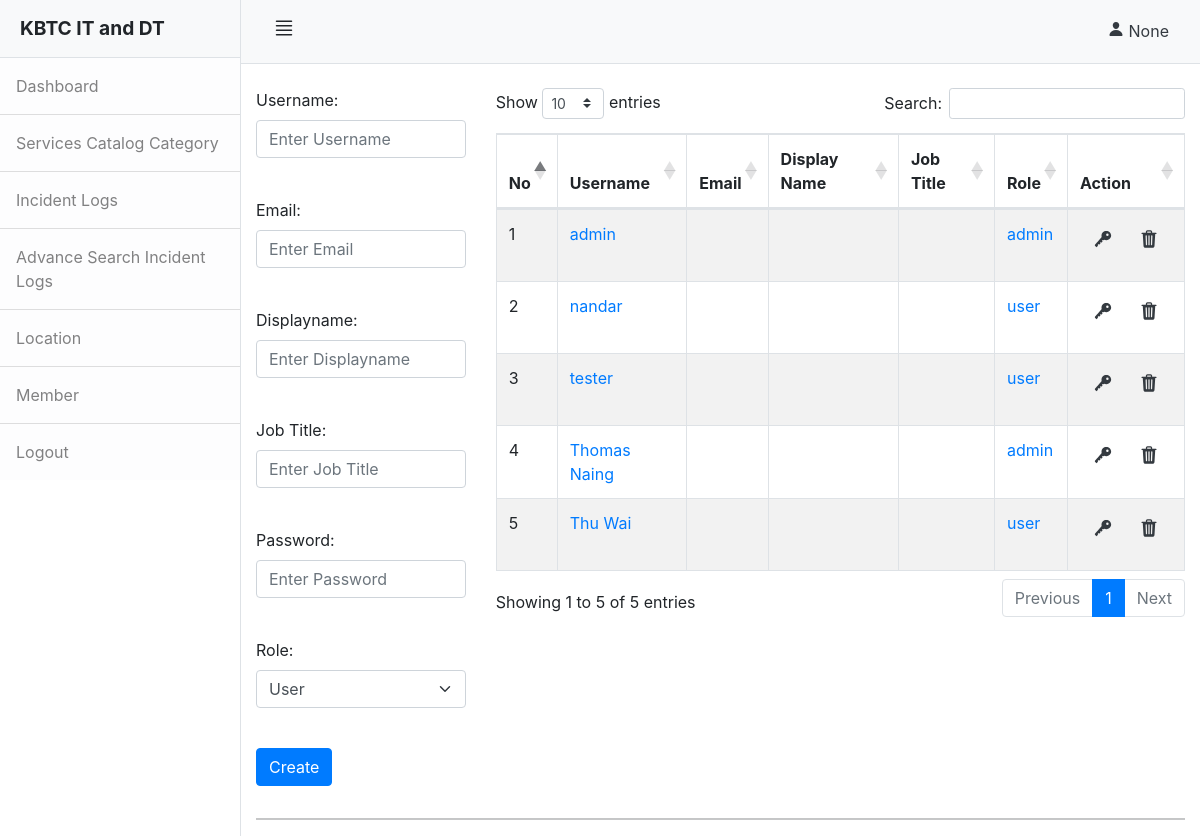
/admin/member.php (signed in), run on an earlier commit of the app's database.
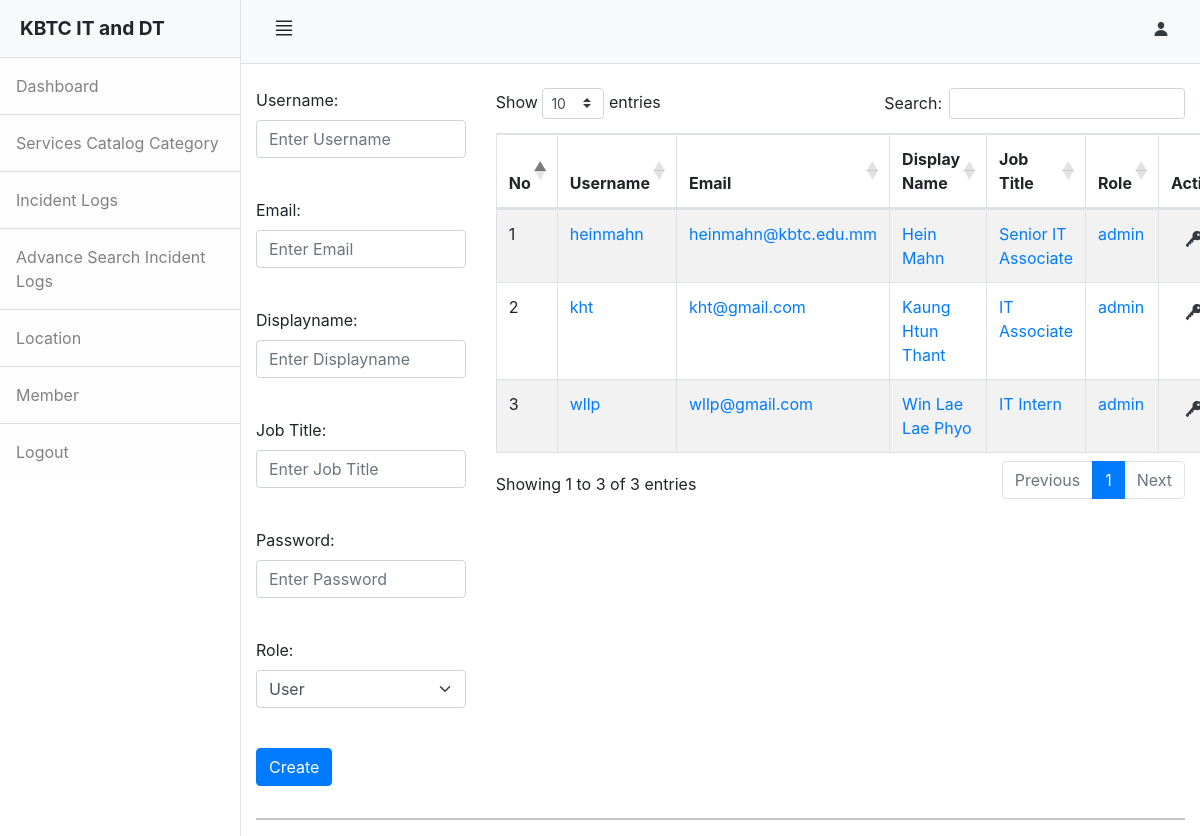
And on a later commit of the database.
### tables this page shows
CREATE TABLE `member` (
  `id` int(11) NOT NULL,
  `name` varchar(255) NOT NULL,
  `email` varchar(255) NOT NULL,
  `display_name` varchar(255) NOT NULL,
  `job_title` varchar(255) NOT NULL,
  `password` varchar(255) NOT NULL,
  `role` varchar(255) NOT NULL,
  `status` varchar(255) NOT NULL,
  `profile` varchar(255) DEFAULT NULL,
  `position` varchar(255) DEFAULT NULL,
  `department` varchar(255) DEFAULT NULL,
  `phone` varchar(255) DEFAULT NULL,
  `create_at` varchar(255) NOT NULL
);

### admin/member.php (the view, shortened to what this page needs)
<?php
    include "head.php";
?>
<div class="d-flex" id="wrapper">
    <?php
        include "slidebar.php";
    ?>
    <div id="page-content-wrapper">
        <?php
            include "nav.php";
        ?>
        <div class="container-fluid">
            <br>
            <div class="row">
                <div class="col-md-3">
                    <form action="backend.php" method="post">
                        <div class="form-group ">
                            <label for="category">Username:</label>
                            <input type="text" class="form-control" placeholder="Enter Username" name="username"
                                id="category" required>
                        </div>
                        <br>
                        <div class="form-group ">
                            <label for="category">Email:</label>
                            <input type="text" class="form-control" placeholder="Enter Email" name="useremail"
                                id="category" required>
                        </div>
                        <br>
                        <div class="form-group ">
                            <label for="category">Displayname:</label>
                            <input type="text" class="form-control" placeholder="Enter Displayname" name="display_name"
                                id="category" required>
                        </div>
                        <br>
                        <div class="form-group ">
                            <label for="category">Job Title:</label>
                            <input type="text" class="form-control" placeholder="Enter Job Title" name="job_title"
                                id="category" required>
                        </div>
                        <br>
                       <div class="form-group ">
                            <label for="category">Password:</label>
                            <input type="password" class="form-control" placeholder="Enter Password" name="password"
                                id="category" required>
                        </div>
                        <br>
                        <div class="form-group">
                            <label for="category">Role:</label>
                            <select type="text" name="role" class="form-control form-select" id="category" required="required">
                                <option value="user"> User </option>
                            </select>
                        </div>
                        <br>
                        <div class="form-group">
                            <input type="submit" name="member_create" class="btn btn-primary" value="Create">
                        </div>
                    </form>
                </div>
                <div class="col-md-9">
                    <table id="example" class="table table-striped table-bordered table-hover display">
                        <thead>
                            <tr>
                                <th>No</th>
                                <th>Username</th>
                                <th>Email</th>
                                <th>Display Name</th>
                                <th>Job Title</th>
                                <th>Role</th>
                                <th>Action</th>
                            </tr>
                        </thead>
                        <tbody>
                            <?php
                                $sql = "SELECT * FROM member Order by name";
                                $result = mysqli_query($connect,$sql);
                                $number_row = mysqli_num_rows($result);
                                $number = 0;
                                $number += $number;
                                if($number_row > 0){
                                    foreach($result as $key=>$value){
                                        $status = $value['status'];
                                        if($status == 1){
                                        ?>
                            <tr>
                                <td><?php echo ++$number; ?></td>
                                <td>
                                    <a href="#"><?php echo $value['name']; ?> <a>
                                </td>
                                <td>
                                    <a href="#"><?php echo $value['email']; ?> <a>
                                </td>
                                <td>
                                    <a href="#"><?php echo $value['display_name']; ?> <a>
                                </td>
                                <td>
                                    <a href="#"><?php echo $value['job_title']; ?> <a>
                                </td>
                                <td>
                                    <a href="#"> <?php echo $value['role']; ?> <a>
                                </td>
                                <td>
                                    <div class="d-flex flex-row">
                                        <div class="p-0">
                                            <form style="display:inline-block" class="form-display" action="backend.php" method="post">
                                                <button class="text-dark btn" type="submit" name="password_reset" value="Password reset" onclick="return confirm('Are you sure you want to reset password for this account?')">
                                                    <h5><ion-icon name="key"></ion-icon></h5>
                                                </button>
                                            </form>
                                        </div>
                                        <div class="p-0">
                                            <form style="display:inline-block" class="form-display" action="backend.php" method="post">
                                                <button class="text-dark btn" type="submit" name="category_delete" value="" onclick="return confirm('Are you sure you want to delete this Category?')"
                                                 ><h5><ion-icon name="trash"></ion-icon></h5>
                                                </button>
                                            </form>
                                        </div>
                                    </div>
                                </td>
                            </tr>
                            <?php
                                        }
                                    }
                                }
                            ?>
                        </tbody>
                    </table>
                </div>
            </div>
            <hr>
        </div>
    </div>
</div>
<?php
    include "footer.php";
?>

### admin/head.php (shortened to what this page needs)
<!DOCTYPE html>
<html lang="en">
<head>
    <link href="css/styles.css" rel="stylesheet" />
    <link rel="stylesheet" type="text/css" href="https://cdnjs.cloudflare.com/ajax/libs/twitter-bootstrap/4.5.2/css/bootstrap.css">
    <link rel="stylesheet" type="text/css" href="https://cdn.datatables.net/1.12.1/css/dataTables.bootstrap4.min.css">
</head>
<body>

### admin/slidebar.php
<div class="border-end bg-white" id="sidebar-wrapper">
    <div class="sidebar-heading border-bottom bg-light"> <b> KBTC IT and DT </b> </div>
    <div class="list-group list-group-flush">
        <a class="list-group-item list-group-item-action list-group-item-light p-3" href="index.php">Dashboard</a>
        <a class="list-group-item list-group-item-action list-group-item-light p-3" href="category.php">Services Catalog Category </a>
        <a class="list-group-item list-group-item-action list-group-item-light p-3" href="view_logs.php">Incident Logs </a>
         <a class="list-group-item list-group-item-action list-group-item-light p-3" href="advance_view_logs.php">Advance Search Incident Logs </a>
        <a class="list-group-item list-group-item-action list-group-item-light p-3" href="location.php">Location </a>
        <a class="list-group-item list-group-item-action list-group-item-light p-3" href="member.php">Member</a>
        <a class="list-group-item list-group-item-action list-group-item-light p-3" href="logout.php"> Logout</a>
    </div>
</div>

### admin/nav.php
<nav class="navbar navbar-expand-lg navbar-light bg-light border-bottom">
    <div class="container-fluid">
        <h4><ion-icon class="mt-2" name="reorder-four-outline" id="sidebarToggle"></ion-icon></h4>
        <ul class="navbar-nav ms-auto mt-2 mt-lg-0">
            <li class="nav-item">
                <a href="profile.php" class="text-dark text-decoration-none">
                    <ion-icon class="ion-person" name="person"></ion-icon>
                    <?php echo $_SESSION["FullName"]; ?>
                </a>
            </li>
        </ul>
    </div>
</nav>

### admin/footer.php (shortened to what this page needs)
    </body>
</html>

What changed in the data, as far as the page shows it:
no longer on this page (row edited): member: name "admin", role "admin"
removed member: name "nandar", role "user"
removed member: name "tester", role "user"
no longer on this page (row edited): member: name "Thomas Naing", role "admin"
no longer on this page (row edited): member: name "Thu Wai", role "user"
added member: name "heinmahn", email "heinmahn@kbtc.edu.mm", display_name "Hein Mahn", job_title "Senior IT Associate", role "admin"
added member: name "kht", email "kht@gmail.com", display_name "Kaung Htun Thant", job_title "IT Associate", role "admin"
added member: name "wllp", email "wllp@gmail.com", display_name "Win Lae Lae Phyo", job_title "IT Intern", role "admin"
Also different on the page:
text written by a page script: "Show entries Search: Showing 1 to 5 of 5 entries Previous 1 Next" → "Show entries Search: Showing 1 to 3 of 3 entries Previous 1 Next"
$_SESSION["FullName"]: "None" → (not shown)
